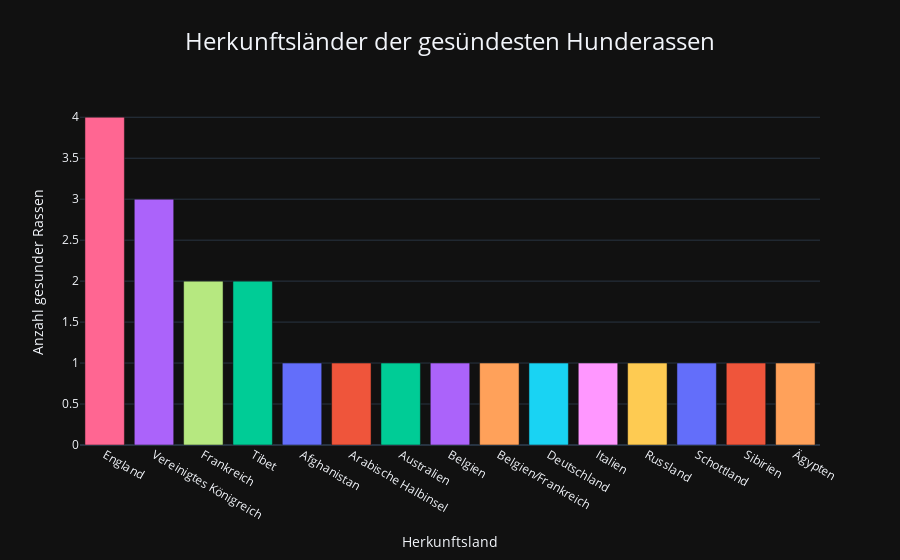

Notebook code for this chart:
### Code cell
health_counts = (
    healthiest_breed_origins.groupby('origin_de')
    .size()  # Zählt die Anzahl der Einträge pro Gruppe
    .reset_index(name='count')  # Umwandeln in DataFrame mit Spalten 'origin_de' und 'count'
)

fig = px.bar(
    health_counts,
    x='origin_de',
    y='count',
    title='Herkunftsländer der gesündesten Hunderassen',
    labels={'origin_de': 'Herkunftsland', 'count': 'Anzahl gesunder Rassen'},
    color='origin_de', 
    template='plotly_dark',
)

fig.update_layout(
    title_x=0.5,
    title_xanchor='center',
    showlegend=False,
    title_font_size = 24
)

fig.update_xaxes(categoryorder='total descending')

fig.show()

#fig.write_html('origin_healthiest_breeds.html')

### Figure 1 — Plotly figure (JSON) as saved in the notebook; plotly's stock layout.template omitted (floating-point values rounded to 4 significant figures)
{"data": [{"hovertemplate": "Herkunftsland=%{x}<br>Anzahl gesunder Rassen=%{y}<extra></extra>", "legendgroup": "Afghanistan", "marker": {"color": "#636efa", "pattern": {"shape": ""}}, "name": "Afghanistan", "orientation": "v", "showlegend": true, "textposition": "auto", "type": "bar", "x": ["Afghanistan"], "xaxis": "x", "y": [1], "yaxis": "y"}, {"hovertemplate": "Herkunftsland=%{x}<br>Anzahl gesunder Rassen=%{y}<extra></extra>", "legendgroup": "Arabische Halbinsel", "marker": {"color": "#EF553B", "pattern": {"shape": ""}}, "name": "Arabische Halbinsel", "orientation": "v", "showlegend": true, "textposition": "auto", "type": "bar", "x": ["Arabische Halbinsel"], "xaxis": "x", "y": [1], "yaxis": "y"}, {"hovertemplate": "Herkunftsland=%{x}<br>Anzahl gesunder Rassen=%{y}<extra></extra>", "legendgroup": "Australien", "marker": {"color": "#00cc96", "pattern": {"shape": ""}}, "name": "Australien", "orientation": "v", "showlegend": true, "textposition": "auto", "type": "bar", "x": ["Australien"], "xaxis": "x", "y": [1], "yaxis": "y"}, {"hovertemplate": "Herkunftsland=%{x}<br>Anzahl gesunder Rassen=%{y}<extra></extra>", "legendgroup": "Belgien", "marker": {"color": "#ab63fa", "pattern": {"shape": ""}}, "name": "Belgien", "orientation": "v", "showlegend": true, "textposition": "auto", "type": "bar", "x": ["Belgien"], "xaxis": "x", "y": [1], "yaxis": "y"}, {"hovertemplate": "Herkunftsland=%{x}<br>Anzahl gesunder Rassen=%{y}<extra></extra>", "legendgroup": "Belgien/Frankreich", "marker": {"color": "#FFA15A", "pattern": {"shape": ""}}, "name": "Belgien/Frankreich", "orientation": "v", "showlegend": true, "textposition": "auto", "type": "bar", "x": ["Belgien/Frankreich"], "xaxis": "x", "y": [1], "yaxis": "y"}, {"hovertemplate": "Herkunftsland=%{x}<br>Anzahl gesunder Rassen=%{y}<extra></extra>", "legendgroup": "Deutschland", "marker": {"color": "#19d3f3", "pattern": {"shape": ""}}, "name": "Deutschland", "orientation": "v", "showlegend": true, "textposition": "auto", "type": "bar", "x": ["Deutschland"], "xaxis": "x", "y": [1], "yaxis": "y"}, {"hovertemplate": "Herkunftsland=%{x}<br>Anzahl gesunder Rassen=%{y}<extra></extra>", "legendgroup": "England", "marker": {"color": "#FF6692", "pattern": {"shape": ""}}, "name": "England", "orientation": "v", "showlegend": true, "textposition": "auto", "type": "bar", "x": ["England"], "xaxis": "x", "y": [4], "yaxis": "y"}, {"hovertemplate": "Herkunftsland=%{x}<br>Anzahl gesunder Rassen=%{y}<extra></extra>", "legendgroup": "Frankreich", "marker": {"color": "#B6E880", "pattern": {"shape": ""}}, "name": "Frankreich", "orientation": "v", "showlegend": true, "textposition": "auto", "type": "bar", "x": ["Frankreich"], "xaxis": "x", "y": [2], "yaxis": "y"}, {"hovertemplate": "Herkunftsland=%{x}<br>Anzahl gesunder Rassen=%{y}<extra></extra>", "legendgroup": "Italien", "marker": {"color": "#FF97FF", "pattern": {"shape": ""}}, "name": "Italien", "orientation": "v", "showlegend": true, "textposition": "auto", "type": "bar", "x": ["Italien"], "xaxis": "x", "y": [1], "yaxis": "y"}, {"hovertemplate": "Herkunftsland=%{x}<br>Anzahl gesunder Rassen=%{y}<extra></extra>", "legendgroup": "Russland", "marker": {"color": "#FECB52", "pattern": {"shape": ""}}, "name": "Russland", "orientation": "v", "showlegend": true, "textposition": "auto", "type": "bar", "x": ["Russland"], "xaxis": "x", "y": [1], "yaxis": "y"}, {"hovertemplate": "Herkunftsland=%{x}<br>Anzahl gesunder Rassen=%{y}<extra></extra>", "legendgroup": "Schottland", "marker": {"color": "#636efa", "pattern": {"shape": ""}}, "name": "Schottland", "orientation": "v", "showlegend": true, "textposition": "auto", "type": "bar", "x": ["Schottland"], "xaxis": "x", "y": [1], "yaxis": "y"}, {"hovertemplate": "Herkunftsland=%{x}<br>Anzahl gesunder Rassen=%{y}<extra></extra>", "legendgroup": "Sibirien", "marker": {"color": "#EF553B", "pattern": {"shape": ""}}, "name": "Sibirien", "orientation": "v", "showlegend": true, "textposition": "auto", "type": "bar", "x": ["Sibirien"], "xaxis": "x", "y": [1], "yaxis": "y"}, {"hovertemplate": "Herkunftsland=%{x}<br>Anzahl gesunder Rassen=%{y}<extra></extra>", "legendgroup": "Tibet", "marker": {"color": "#00cc96", "pattern": {"shape": ""}}, "name": "Tibet", "orientation": "v", "showlegend": true, "textposition": "auto", "type": "bar", "x": ["Tibet"], "xaxis": "x", "y": [2], "yaxis": "y"}, {"hovertemplate": "Herkunftsland=%{x}<br>Anzahl gesunder Rassen=%{y}<extra></extra>", "legendgroup": "Vereinigtes Königreich", "marker": {"color": "#ab63fa", "pattern": {"shape": ""}}, "name": "Vereinigtes Königreich", "orientation": "v", "showlegend": true, "textposition": "auto", "type": "bar", "x": ["Vereinigtes Königreich"], "xaxis": "x", "y": [3], "yaxis": "y"}, {"hovertemplate": "Herkunftsland=%{x}<br>Anzahl gesunder Rassen=%{y}<extra></extra>", "legendgroup": "Ägypten", "marker": {"color": "#FFA15A", "pattern": {"shape": ""}}, "name": "Ägypten", "orientation": "v", "showlegend": true, "textposition": "auto", "type": "bar", "x": ["Ägypten"], "xaxis": "x", "y": [1], "yaxis": "y"}], "layout": {"barmode": "relative", "legend": {"title": {"text": "Herkunftsland"}, "tracegroupgap": 0}, "showlegend": false, "title": {"font": {"size": 24}, "text": "Herkunftsländer der gesündesten Hunderassen", "x": 0.5, "xanchor": "center"}, "xaxis": {"anchor": "y", "categoryarray": ["Afghanistan", "Arabische Halbinsel", "Australien", "Belgien", "Belgien/Frankreich", "Deutschland", "England", "Frankreich", "Italien", "Russland", "Schottland", "Sibirien", "Tibet", "Vereinigtes Königreich", "Ägypten"], "categoryorder": "total descending", "domain": [0, 1], "title": {"text": "Herkunftsland"}}, "yaxis": {"anchor": "x", "domain": [0, 1], "title": {"text": "Anzahl gesunder Rassen"}}}}
